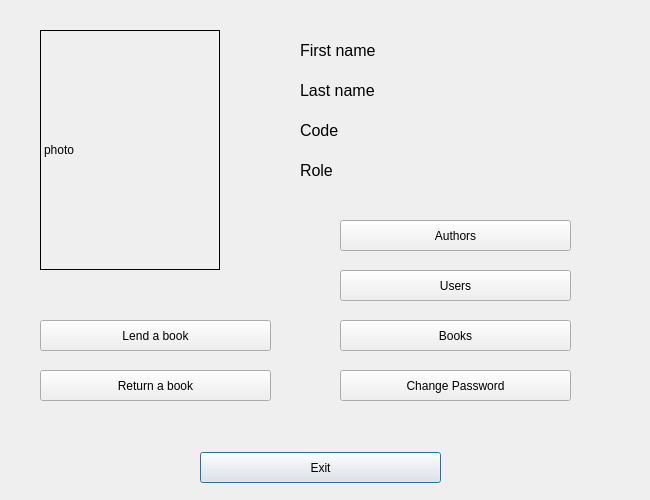
<?xml version="1.0" encoding="UTF-8"?>
<ui version="4.0">
 <class>profileLibrarian</class>
 <widget class="QDialog" name="profileLibrarian">
  <property name="geometry">
   <rect>
    <x>0</x>
    <y>0</y>
    <width>650</width>
    <height>500</height>
   </rect>
  </property>
  <property name="windowTitle">
   <string>Librarian Profile</string>
  </property>
  <widget class="QLabel" name="photoLabel">
   <property name="geometry">
    <rect>
     <x>40</x>
     <y>30</y>
     <width>180</width>
     <height>240</height>
    </rect>
   </property>
   <property name="frameShape">
    <enum>QFrame::Box</enum>
   </property>
   <property name="text">
    <string>photo</string>
   </property>
  </widget>
  <widget class="QLabel" name="label">
   <property name="geometry">
    <rect>
     <x>300</x>
     <y>40</y>
     <width>81</width>
     <height>20</height>
    </rect>
   </property>
   <property name="font">
    <font>
     <pointsize>12</pointsize>
    </font>
   </property>
   <property name="text">
    <string>First name</string>
   </property>
  </widget>
  <widget class="QLabel" name="label_2">
   <property name="geometry">
    <rect>
     <x>300</x>
     <y>80</y>
     <width>81</width>
     <height>20</height>
    </rect>
   </property>
   <property name="font">
    <font>
     <pointsize>12</pointsize>
    </font>
   </property>
   <property name="text">
    <string>Last name</string>
   </property>
  </widget>
  <widget class="QLabel" name="label_3">
   <property name="geometry">
    <rect>
     <x>300</x>
     <y>120</y>
     <width>71</width>
     <height>20</height>
    </rect>
   </property>
   <property name="font">
    <font>
     <pointsize>12</pointsize>
    </font>
   </property>
   <property name="text">
    <string>Code</string>
   </property>
  </widget>
  <widget class="QLabel" name="label_4">
   <property name="geometry">
    <rect>
     <x>300</x>
     <y>160</y>
     <width>71</width>
     <height>20</height>
    </rect>
   </property>
   <property name="font">
    <font>
     <pointsize>12</pointsize>
    </font>
   </property>
   <property name="text">
    <string>Role</string>
   </property>
  </widget>
  <widget class="QLabel" name="labelFName">
   <property name="geometry">
    <rect>
     <x>400</x>
     <y>40</y>
     <width>241</width>
     <height>20</height>
    </rect>
   </property>
   <property name="font">
    <font>
     <pointsize>12</pointsize>
    </font>
   </property>
   <property name="text">
    <string/>
   </property>
  </widget>
  <widget class="QLabel" name="labelLName">
   <property name="geometry">
    <rect>
     <x>400</x>
     <y>80</y>
     <width>241</width>
     <height>20</height>
    </rect>
   </property>
   <property name="font">
    <font>
     <pointsize>12</pointsize>
    </font>
   </property>
   <property name="text">
    <string/>
   </property>
  </widget>
  <widget class="QLabel" name="labelCode">
   <property name="geometry">
    <rect>
     <x>400</x>
     <y>120</y>
     <width>241</width>
     <height>20</height>
    </rect>
   </property>
   <property name="font">
    <font>
     <pointsize>12</pointsize>
    </font>
   </property>
   <property name="text">
    <string/>
   </property>
  </widget>
  <widget class="QLabel" name="labelRole">
   <property name="geometry">
    <rect>
     <x>400</x>
     <y>160</y>
     <width>241</width>
     <height>20</height>
    </rect>
   </property>
   <property name="font">
    <font>
     <pointsize>12</pointsize>
    </font>
   </property>
   <property name="text">
    <string/>
   </property>
  </widget>
  <widget class="QPushButton" name="exitBtn">
   <property name="geometry">
    <rect>
     <x>200</x>
     <y>452</y>
     <width>241</width>
     <height>31</height>
    </rect>
   </property>
   <property name="text">
    <string>Exit</string>
   </property>
  </widget>
  <widget class="QPushButton" name="authorsBtn">
   <property name="geometry">
    <rect>
     <x>340</x>
     <y>220</y>
     <width>231</width>
     <height>31</height>
    </rect>
   </property>
   <property name="text">
    <string>Authors</string>
   </property>
   <property name="icon">
    <iconset>
     <normaloff>images/3 (1).png</normaloff>images/3 (1).png</iconset>
   </property>
  </widget>
  <widget class="QPushButton" name="usersBtn">
   <property name="geometry">
    <rect>
     <x>340</x>
     <y>270</y>
     <width>231</width>
     <height>31</height>
    </rect>
   </property>
   <property name="text">
    <string>Users</string>
   </property>
   <property name="icon">
    <iconset>
     <normaloff>images/3 (4).png</normaloff>images/3 (4).png</iconset>
   </property>
  </widget>
  <widget class="QPushButton" name="booksBtn">
   <property name="geometry">
    <rect>
     <x>340</x>
     <y>320</y>
     <width>231</width>
     <height>31</height>
    </rect>
   </property>
   <property name="text">
    <string>Books</string>
   </property>
   <property name="icon">
    <iconset>
     <normaloff>images/4 (3).png</normaloff>images/4 (3).png</iconset>
   </property>
  </widget>
  <widget class="QPushButton" name="lendABookBtn">
   <property name="geometry">
    <rect>
     <x>40</x>
     <y>320</y>
     <width>231</width>
     <height>31</height>
    </rect>
   </property>
   <property name="text">
    <string>Lend a book</string>
   </property>
   <property name="icon">
    <iconset>
     <normaloff>images/4 (2).png</normaloff>images/4 (2).png</iconset>
   </property>
  </widget>
  <widget class="QPushButton" name="returnABookBtn">
   <property name="geometry">
    <rect>
     <x>40</x>
     <y>370</y>
     <width>231</width>
     <height>31</height>
    </rect>
   </property>
   <property name="text">
    <string>Return a book</string>
   </property>
   <property name="icon">
    <iconset>
     <normaloff>images/3 (2).png</normaloff>images/3 (2).png</iconset>
   </property>
  </widget>
  <widget class="QPushButton" name="changePasswordBtn">
   <property name="geometry">
    <rect>
     <x>340</x>
     <y>370</y>
     <width>231</width>
     <height>31</height>
    </rect>
   </property>
   <property name="text">
    <string>Change Password</string>
   </property>
   <property name="icon">
    <iconset>
     <normaloff>images/2 (2).png</normaloff>images/2 (2).png</iconset>
   </property>
  </widget>
 </widget>
 <resources/>
 <connections/>
</ui>
